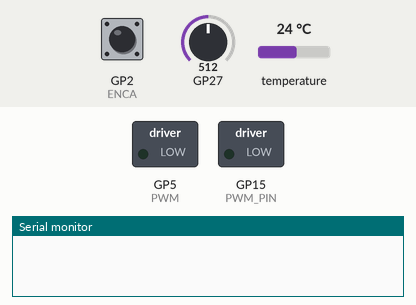
The sketch below on a simulated Raspberry Pi Pico. Shown: switched loads named in the sketch (green lamp = pin HIGH), the last lines printed to the serial monitor. The test bench sets the inputs (shaded band); at power-on: GP2 (ENCA) HIGH, GP27 = 512, temperature 24 °C.

Above: at 0.1 s.
At 0.8 s:
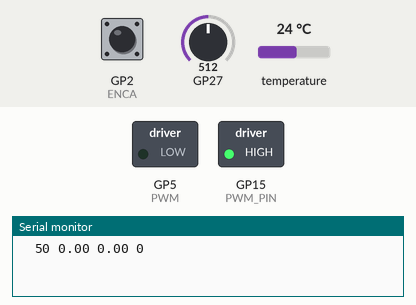
Timing chart, 0 to 2.3 s (numbered marks = the images above):
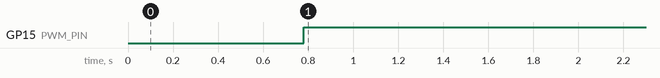

The sketch:

PicoPaco.ino
```cpp
#include "Ringbuffer.h"
//#include <util/atomic.h>  // For the ATOMIC_BLOCK macro
#include "pico/stdlib.h"
#include "hardware/pwm.h"
#include <OneWire.h>
#include <DallasTemperature.h>

#define ENCA 2  // WHITE
#define ENCB 3  // YELLOW
#define PWM 5   //Output
#define ONE_WIRE_BUS 4 //Digital 4
#define CURRENT 1
#define PWM_PIN 15

OneWire oneWire(ONE_WIRE_BUS);
DallasTemperature sensors(&oneWire);


int serialInfo = 0;
int dutyCycle = 0;
int increment = 0;


int i = 100;
int x = 1;

// globals
long prevT = 0;
int posPrev = 0;

volatile int pos = 0;
volatile int pos_i = 0;

volatile float velocity = 0;
//volatile float velocity_i = 0;
//volatile long prevT_i = 0;

float deriv = 0;
float eintegral = 0;
float eprev = 0;

float v1Filt = 0;
float v1Prev = 0;

float temp = 0;


void setup() {
  //stdio_init_all();
  Serial.begin(9600);
  sensors.begin();

  pinMode(ENCA, INPUT);
  digitalWrite(ENCA, HIGH);       // turn on pullup resistor
  pinMode(ENCB, INPUT);
  digitalWrite(ENCB, HIGH);       // turn on pullup resistor
  pinMode(PWM, OUTPUT);

  //PWMtimer_setup();

  attachInterrupt(digitalPinToInterrupt(ENCA), readEncoder, RISING);
}

void loop() {
  temp = readTemp();

  float current = readCurrent();

  // serialInfo = Serial.parseInt();
  // if (serialInfo > 0) {
  //   dutyCycle = serialInfo;
  // }

  // dutyCycle = i;
  // if (i>150){
  //   x = -1;
  // }
  // if(i<52){
  //   x= 1;
  // }
  // i = i+x;
  // delay(50);


//this works right

  //ATOMIC_BLOCK(ATOMIC_RESTORESTATE) {
    pos = pos_i;
  //}

   // Compute velocity
  long currT = micros();
  float deltaT = ((float) (currT-prevT));
  float velocity = ((pos - posPrev)*(1.0e6))/deltaT;
  //Gearbox Correction
  velocity = velocity/19.2;

  //i think the gear band ratio is 1:1.6

  posPrev = pos;
  prevT = currT;

  // // Low-pass filter
  // v1Filt = 0.854*v1Filt + 0.0728*velocity + 0.0728*v1Prev;
  // v1Prev = velocity;

//##############################################################
  //CONTROL ALGORITHM
  float vtarget = 30;

  // Constants
  float kp = 1.5;
  float kd = 0;
  float ki = 1;

  //error
  float error = vtarget - v1Filt;
  deriv = (v1Filt-v1Prev)/(deltaT);
  eintegral = eintegral + error*deltaT;

  float u = kp*error + kd*deriv + ki*eintegral;

  int pwr = ((int) fabs(u));//+dutyCycle;
  if(pwr > 150){
    pwr = 150;
  }

//##############################################################

  //Motor Outputs
  //dutyCycle = map(pwr,0,40,100,150);//map(u,0,800,100,150);

  // Serial.print("Serial : ");
  //Serial.println(dutyCycle);
  // Serial.print("Velocity : ");
  // Serial.println(velocity);
  // Serial.print("Pos : ");
  // Serial.println(pos);

  // Serial.print(vtarget);
  // Serial.print(" ");
  // Serial.print(v1Filt);
  // Serial.println();
  // delay(1);

  // Initialize the PWM
  float dutyCyclePercent = 50.0; // Set the initial duty cycle to 50%
  initPWM(PWM_PIN, dutyCyclePercent);
  //##############################TO BE CHECKED#########################


  Serial.print("  ");
  Serial.print(50);
  Serial.print(" ");
  Serial.print(v1Filt);
  Serial.print(" ");
  Serial.print(velocity);
  Serial.print(" ");
  Serial.print(0);
  Serial.println();
  delay(1);


  // Serial.print(150);
  // Serial.print(" ");
  // Serial.print(dutyCycle);
  // Serial.print(" ");
  // Serial.print(100);
  // Serial.println();
  // delay(1);

  eprev = error;
}


void readEncoder() {
  int b = digitalRead(ENCB);
  if(b>0){
    increment = 1;
  }
  else{
    increment = -1;
  }
  pos_i = pos_i + increment;
}

// void PWMtimer_setup() {
//   // Set up Timer 1 for 50Hz PWM
//   TCCR1A = 0;
//   TCCR1B = 0;
//   TCNT1 = 0;
//   OCR1A = 39999;            // 16MHz / (50Hz * 8) - 1
//   TCCR1B |= (1 << WGM12);   // CTC mode
//   TCCR1B |= (1 << CS11);    // Prescaler 8
//   TIMSK1 |= (1 << OCIE1A);  // Enable timer compare interrupt
// }

// ISR(TIMER1_COMPA_vect) {
//   // Calculate duty cycle
//   int pulseWidth = map(dutyCycle, 0, 4000, 0, OCR1A);

//   // Generate PWM signal
//   digitalWrite(PWM, HIGH);
//   delayMicroseconds(pulseWidth);
//   digitalWrite(PWM, LOW);
// }

void initPWM(uint gpio, float dutyCyclePercent) {
    // Calculate the PWM slice number from the GPIO pin
    uint sliceNum = pwm_gpio_to_slice_num(gpio);

    // Set up PWM for 50Hz
    // The RP2040 has a system clock of 125MHz. The PWM clock divider can be adjusted to achieve different frequencies.
    // To achieve 50Hz: divider = clock / (frequency * TOP + 1), where TOP is the PWM counter's top value (max value).
    // We choose a TOP value that allows for enough resolution while still being able to achieve 50Hz.
    uint32_t topValue = 125000; // This value might need adjustment for fine tuning
    pwm_set_wrap(sliceNum, topValue);
    float clockDiv = 125000000.0f / (50 * (topValue + 1));

    // Set the PWM clock divider and enable PWM
    pwm_set_clkdiv(sliceNum, clockDiv);
    pwm_set_enabled(sliceNum, true);

    // Configure the duty cycle (percentage)
    uint32_t dutyCycle = (uint32_t)((dutyCyclePercent / 100.0) * (topValue + 1));
    pwm_set_gpio_level(gpio, dutyCycle);

    // Set the GPIO to be used by the PWM
    gpio_set_function(gpio, GPIO_FUNC_PWM);
}


float readTemp() {
    // Send the command to get temperatures
  sensors.requestTemperatures();

  //print the temperature in Celsius
  //Serial.print("Temperature: ");
  float newtemp = sensors.getTempCByIndex(0);
  if (newtemp>0){
    return newtemp;
  }
  else{
    return 0;
  }
  //Serial.print(newtemp);
  //Serial.print("C  |  ");
}

float readCurrent(){
  float val = analogRead(CURRENT);  // read the input pin
  float current = (val - 516)*39/512; //CURRENT SENSOR

  //Serial.print("Current: ");
  //Serial.print(current);
  return current;
}
```

Ringbuffer.h
```cpp
template<typename T, size_t bufferSize>
class RingBuffer {
public:
    RingBuffer() : head(0), tail(0), full(false) {}

    bool push(const T &value) {
        if (full) {
            return false; // Buffer is full, cannot push new element
        }
        buffer[head] = value;
        head = (head + 1) % bufferSize;
        full = head == tail;
        return true;
    }

    bool pop(T &value) {
        if (isEmpty()) {
            return false; // Buffer is empty, cannot pop
        }
        value = buffer[tail];
        tail = (tail + 1) % bufferSize;
        full = false;
        return true;
    }

    bool isEmpty() const {
        return (!full && (head == tail));
    }

    bool isFull() const {
        return full;
    }

    void clear() {
        head = tail;
        full = false;
    }

    size_t size() const {
        if (full) {
            return bufferSize;
        }
        if (head >= tail) {
            return head - tail;
        }
        return bufferSize + head - tail;
    }

private:
    T buffer[bufferSize];
    size_t head, tail;
    bool full;
};
```

Measured:
- by itself, GP15 (PWM_PIN): LOW → HIGH at 0.78 s
